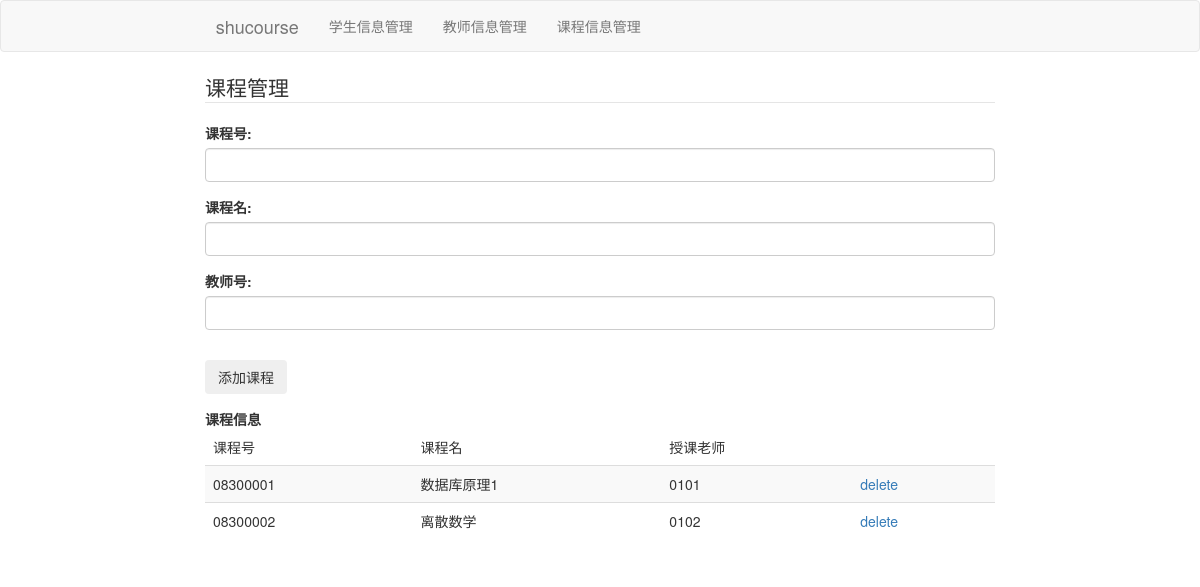
/admin/course, run on the app's committed database.
### shucourse/models.py (models this page shows, shortened)
class Course(db.Model):
    course_id=db.Column(db.String(8),primary_key=True,unique=True)
    course_name=db.Column(db.String(20),nullable=False)
    course_teacher=db.Column(db.String(8),nullable=False)

### shucourse/routes.py (the view)
@app.route('/admin/course',methods=['GET','POST'])
def add_course():
    courses=Course.query.all()
    form=CourseForm()
    if form.validate():
        course = Course(course_id=form.course_id.data,course_name=form.course_name.data,course_teacher=form.course_teacher.data)
        db.session.add(course)
        db.session.commit()
        courses=Course.query.all()
        return redirect(url_for('admin_home'))
    return render_template('add_course.html',courses=courses,form=form)

### shucourse/forms.py
class CourseForm(FlaskForm):
    course_id=StringField(u'课程号:',validators=[DataRequired(),Length(min=8,max=8)])
    course_name=StringField(u'课程名:',validators=[DataRequired(),Length(min=2,max=20)])
    course_teacher=StringField(u'教师号:',validators=[DataRequired(),Length(min=4,max=4)])
    submit=SubmitField(u'添加课程')

### shucourse/templates/add_course.html (shortened to what this page needs)
{% extends "layout3.html" %}
{% block content %}
<legend>课程管理</legend>
    <div class="content-section">
        <form method="POST" action="">
            <fieldset class="form-group">
                <div class="form-group">
                    {{form.course_id.label(class="form-control-label") }}
                    {{form.course_id(class="form-control form-control-lg") }}
                </div>
                <div class="form-group">
                    {{form.course_name.label(class="form-control-label") }}
                    {{form.course_name(class="form-control form-control-lg") }}
                </div>
                <div class="form-group">
                    {{form.course_teacher.label(class="form-control-label") }}
                    {{form.course_teacher(class="form-control form-control-lg") }}
                </div>
            </fieldset>
            <div class="form-group">
                {{ form.submit(class="btn btn-outline-info btn-green") }}
            </div>
        </form>
    </div>
    {% if courses %}
      <table class="table table-striped">
        <strong>课程信息</strong>
        <thead>
            <td>课程号</td>
            <td>课程名</td>
            <td>授课老师</td>
        </thead>
        {% for course in courses %}
        <tr>
            <td>{{course.course_id}}</td>
            <td>{{course.course_name}}</td>
            <td>{{course.course_teacher}}</td>
            <td><a>delete</a></td>
        </tr>
        {% endfor %}
      </table>
      {% else %}
      <p>暂时没有课程哦</p>
      {% endif %}
{% endblock %}

### data on the page
Course: course_id "08300001", course_name "数据库原理1", course_teacher "0101"
Course: course_id "08300002", course_name "离散数学", course_teacher "0102"
